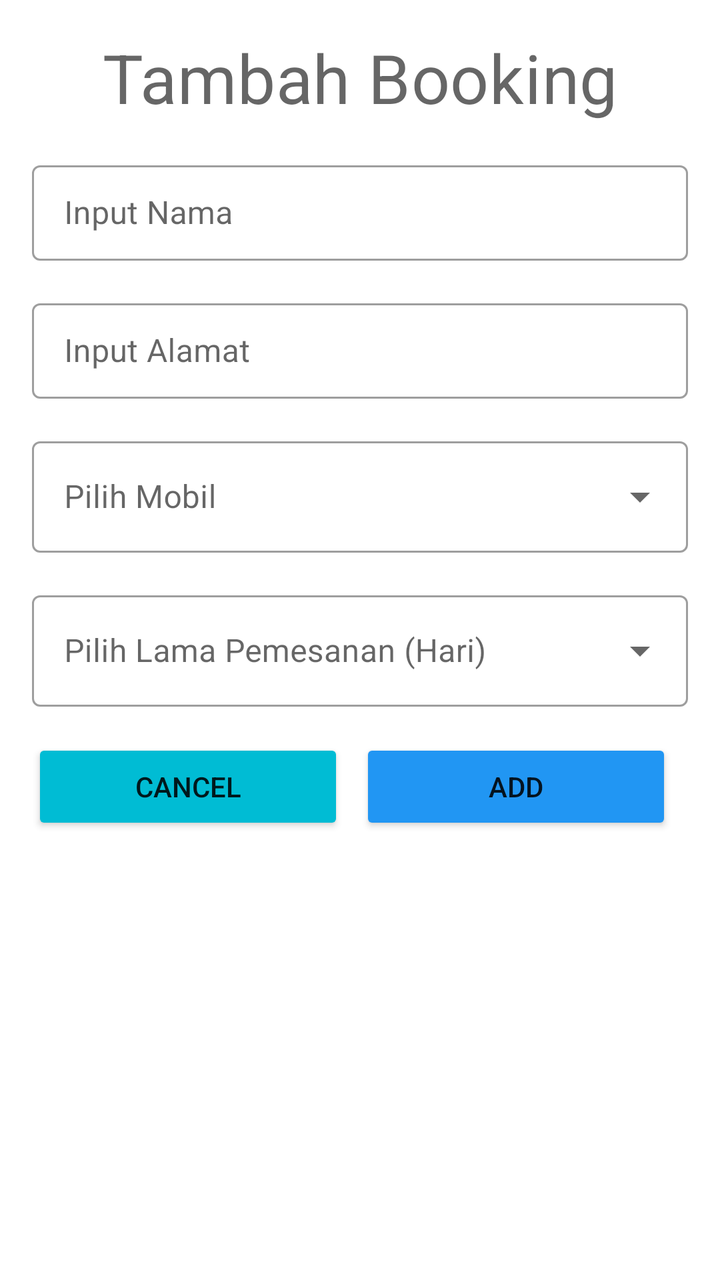
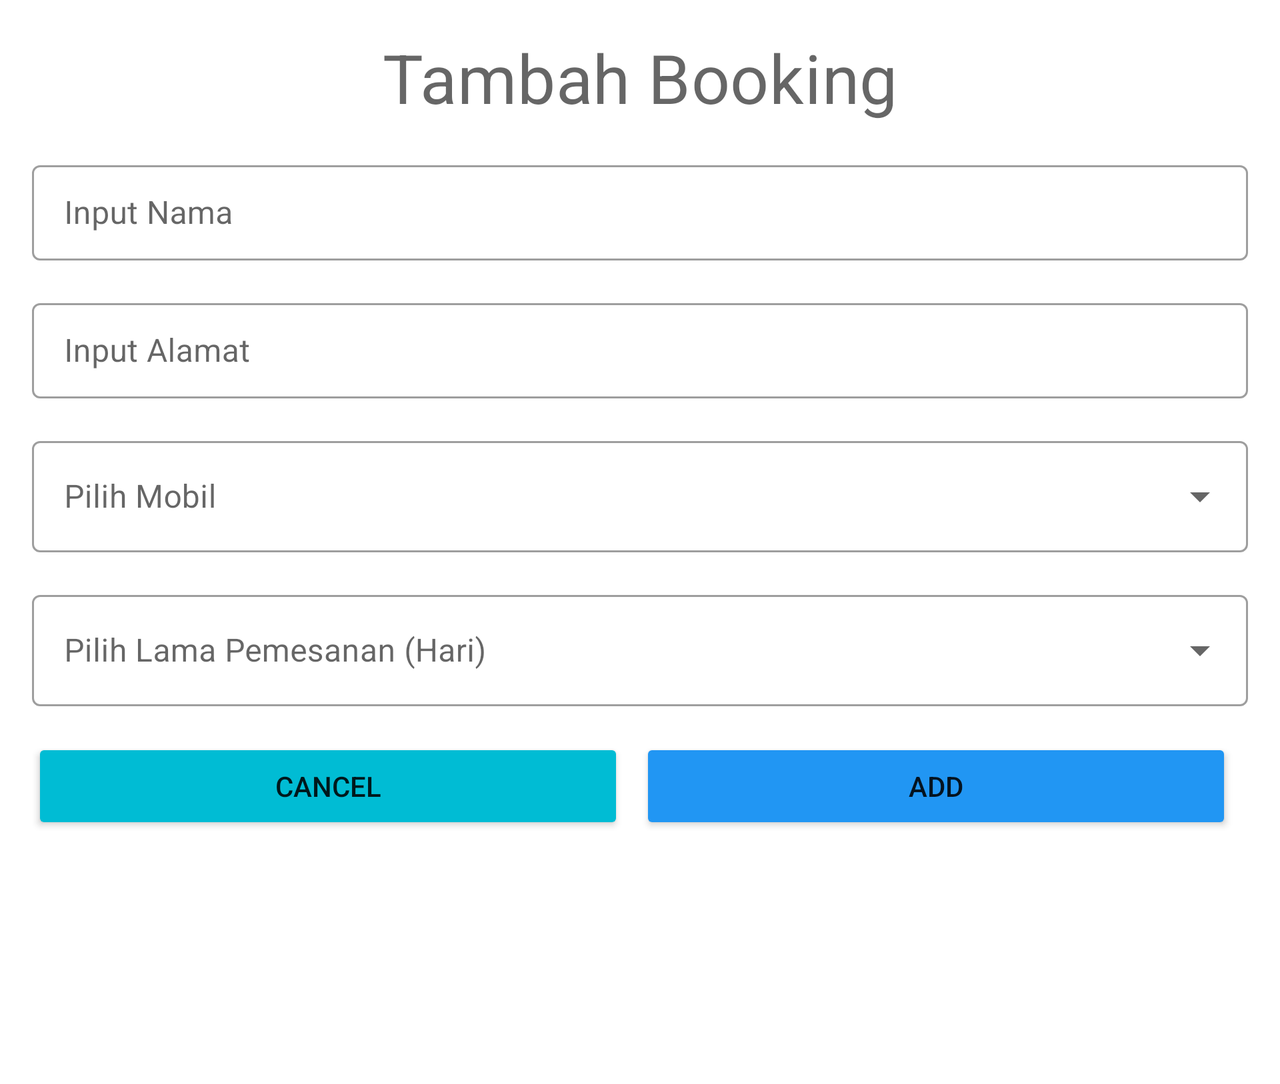

An Android layout and its configuration variant, each rendered on a device that would load it. The default file and the variant file are quoted in full after the pictures.
<!-- AndroidManifest.xml: application theme AppTheme -->
<!-- res/layout/fragment_tambah_pesanan.xml -->
<?xml version="1.0" encoding="utf-8"?>
<LinearLayout xmlns:android="http://schemas.android.com/apk/res/android"
    xmlns:tools="http://schemas.android.com/tools"
    xmlns:app="http://schemas.android.com/apk/res-auto"
    android:orientation="vertical"
    android:background="@android:color/white"
    android:layout_width="match_parent"
    android:layout_height="match_parent"
    tools:context=".Activity.Tambah_pesanan">

    <TextView
        android:layout_width="match_parent"
        android:layout_height="wrap_content"
        android:layout_marginTop="16dp"
        android:layout_marginLeft="16dp"
        android:layout_marginRight="16dp"
        android:textAlignment="center"
        style="@style/TextAppearance.MaterialComponents.Headline4"
        android:text="@string/add_book" />

    <com.google.android.material.textfield.TextInputLayout
        android:id="@+id/input_number_layout"
        android:layout_marginTop="16dp"
        android:layout_marginLeft="16dp"
        android:layout_marginRight="16dp"
        android:layout_width="match_parent"
        android:layout_height="wrap_content"
        style="@style/Widget.MaterialComponents.TextInputLayout.OutlinedBox.Dense">

        <com.google.android.material.textfield.TextInputEditText
            android:id="@+id/addNama"
            android:layout_width="match_parent"
            android:layout_height="match_parent"
            android:autofillHints=""
            android:hint="@string/inp_nama"
            android:inputType="text" />
    </com.google.android.material.textfield.TextInputLayout>

    <com.google.android.material.textfield.TextInputLayout
        android:id="@+id/input_name_layout"
        android:layout_marginTop="16dp"
        android:layout_marginLeft="16dp"
        android:layout_marginRight="16dp"
        android:layout_width="match_parent"
        android:layout_height="wrap_content"
        style="@style/Widget.MaterialComponents.TextInputLayout.OutlinedBox.Dense">

        <com.google.android.material.textfield.TextInputEditText
            android:id="@+id/addAddress"
            android:layout_width="match_parent"
            android:layout_height="match_parent"
            android:autofillHints=""
            android:hint="@string/inp_address"
            android:inputType="text" />
    </com.google.android.material.textfield.TextInputLayout>

    <com.google.android.material.textfield.TextInputLayout
        android:id="@+id/DropDownMobil"
        android:layout_width="match_parent"
        android:layout_height="wrap_content"
        android:layout_marginTop="16dp"
        android:layout_marginLeft="16dp"
        android:layout_marginRight="16dp"
        android:hint="@string/Mobil"
        app:endIconMode="dropdown_menu"
        style="@style/Widget.MaterialComponents.TextInputLayout.OutlinedBox.ExposedDropdownMenu">

        <AutoCompleteTextView
            android:id="@+id/dropDownMobil"
            android:layout_width="match_parent"
            android:layout_height="wrap_content"
            android:inputType="none"
            tools:ignore="LabelFor" />
    </com.google.android.material.textfield.TextInputLayout>

    <com.google.android.material.textfield.TextInputLayout
        android:id="@+id/DropDownHari"
        android:layout_width="match_parent"
        android:layout_height="wrap_content"
        android:layout_marginTop="16dp"
        android:layout_marginLeft="16dp"
        android:layout_marginRight="16dp"
        android:hint="@string/Hari"
        app:endIconMode="dropdown_menu"
        style="@style/Widget.MaterialComponents.TextInputLayout.OutlinedBox.ExposedDropdownMenu">

        <AutoCompleteTextView
            android:id="@+id/dropDownHari"
            android:layout_width="match_parent"
            android:layout_height="wrap_content"
            android:inputType="none"
            tools:ignore="LabelFor" />
    </com.google.android.material.textfield.TextInputLayout>

    <LinearLayout
        android:orientation="horizontal"
        android:layout_marginTop="16dp"
        android:layout_marginLeft="16dp"
        android:layout_marginRight="16dp"
        android:layout_width="match_parent"
        android:layout_height="wrap_content">

        <Button
            android:id="@+id/cancel_addBooking"
            android:text="@string/cancel"
            android:layout_weight="0.8"
            android:layout_marginEnd="8dp"
            android:backgroundTint="#00BCD4"
            android:layout_width="match_parent"
            android:layout_height="wrap_content"/>

        <Button
            android:id="@+id/add_booking"
            android:text="@string/add"
            android:layout_weight="0.8"
            android:layout_marginEnd="8dp"
            android:backgroundTint="#2196F3"
            android:layout_width="match_parent"
            android:layout_height="wrap_content"/>

    </LinearLayout>

</LinearLayout>
<!-- resources referenced by this layout -->
<resources>
  <string name="Hari">Pilih Lama Pemesanan (Hari)</string>
  
      //splash
  <string name="Mobil">Pilih Mobil</string>
  <string name="add">Add</string>
  <string name="add_book">Tambah Booking</string>
  <string name="cancel">Cancel</string>
  <string name="inp_address">Input Alamat</string>
  <string name="inp_nama">Input Nama</string>
  <style name="AppTheme" parent="Theme.MaterialComponents.Light.NoActionBar.Bridge">
          
          <item name="colorPrimary">@color/colorPrimary</item>
          <item name="colorPrimaryDark">@color/colorPrimaryDark</item>
          <item name="colorAccent">@color/colorAccent</item>
      </style>
  <color name="colorPrimary">#6200EE</color>
  <color name="colorPrimaryDark">#3700B3</color>
  <color name="colorAccent">#03DAC5</color>
</resources>
<!-- res/layout-land/fragment_tambah_pesanan.xml (the repository's variant of the layout above) -->
<!-- drawn on the phone turned sideways -->
<?xml version="1.0" encoding="utf-8"?>
<ScrollView xmlns:android="http://schemas.android.com/apk/res/android"
    android:layout_width="fill_parent"
    android:layout_height="fill_parent" >

    <LinearLayout xmlns:android="http://schemas.android.com/apk/res/android"
        xmlns:tools="http://schemas.android.com/tools"
        xmlns:app="http://schemas.android.com/apk/res-auto"
        android:orientation="vertical"
        android:background="@android:color/white"
        android:layout_width="match_parent"
        android:layout_height="match_parent"
        tools:context=".Activity.Tambah_pesanan">

        <TextView
            android:layout_width="match_parent"
            android:layout_height="wrap_content"
            android:layout_marginTop="16dp"
            android:layout_marginLeft="16dp"
            android:layout_marginRight="16dp"
            android:textAlignment="center"
            style="@style/TextAppearance.MaterialComponents.Headline4"
            android:text="@string/add_book" />

        <com.google.android.material.textfield.TextInputLayout
            android:id="@+id/input_number_layout"
            android:layout_marginTop="16dp"
            android:layout_marginLeft="16dp"
            android:layout_marginRight="16dp"
            android:layout_width="match_parent"
            android:layout_height="wrap_content"
            style="@style/Widget.MaterialComponents.TextInputLayout.OutlinedBox.Dense">

            <com.google.android.material.textfield.TextInputEditText
                android:id="@+id/addNama"
                android:layout_width="match_parent"
                android:layout_height="match_parent"
                android:autofillHints=""
                android:hint="@string/inp_nama"
                android:inputType="text" />
        </com.google.android.material.textfield.TextInputLayout>

        <com.google.android.material.textfield.TextInputLayout
            android:id="@+id/input_name_layout"
            android:layout_marginTop="16dp"
            android:layout_marginLeft="16dp"
            android:layout_marginRight="16dp"
            android:layout_width="match_parent"
            android:layout_height="wrap_content"
            style="@style/Widget.MaterialComponents.TextInputLayout.OutlinedBox.Dense">

            <com.google.android.material.textfield.TextInputEditText
                android:id="@+id/addAddress"
                android:layout_width="match_parent"
                android:layout_height="match_parent"
                android:autofillHints=""
                android:hint="@string/inp_address"
                android:inputType="text" />
        </com.google.android.material.textfield.TextInputLayout>

        <com.google.android.material.textfield.TextInputLayout
            android:id="@+id/DropDownMobil"
            android:layout_width="match_parent"
            android:layout_height="wrap_content"
            android:layout_marginTop="16dp"
            android:layout_marginLeft="16dp"
            android:layout_marginRight="16dp"
            android:hint="@string/Mobil"
            app:endIconMode="dropdown_menu"
            style="@style/Widget.MaterialComponents.TextInputLayout.OutlinedBox.ExposedDropdownMenu">

            <AutoCompleteTextView
                android:id="@+id/dropDownMobil"
                android:layout_width="match_parent"
                android:layout_height="wrap_content"
                android:inputType="none"
                tools:ignore="LabelFor" />
        </com.google.android.material.textfield.TextInputLayout>

        <com.google.android.material.textfield.TextInputLayout
            android:id="@+id/DropDownHari"
            android:layout_width="match_parent"
            android:layout_height="wrap_content"
            android:layout_marginTop="16dp"
            android:layout_marginLeft="16dp"
            android:layout_marginRight="16dp"
            android:hint="@string/Hari"
            app:endIconMode="dropdown_menu"
            style="@style/Widget.MaterialComponents.TextInputLayout.OutlinedBox.ExposedDropdownMenu">

            <AutoCompleteTextView
                android:id="@+id/dropDownHari"
                android:layout_width="match_parent"
                android:layout_height="wrap_content"
                android:inputType="none"
                tools:ignore="LabelFor" />
        </com.google.android.material.textfield.TextInputLayout>

        <LinearLayout
            android:orientation="horizontal"
            android:layout_marginTop="16dp"
            android:layout_marginLeft="16dp"
            android:layout_marginRight="16dp"
            android:layout_width="match_parent"
            android:layout_height="wrap_content">

            <Button
                android:id="@+id/cancel_addBooking"
                android:text="@string/cancel"
                android:layout_weight="0.8"
                android:layout_marginEnd="8dp"
                android:backgroundTint="#00BCD4"
                android:layout_width="match_parent"
                android:layout_height="wrap_content"/>

            <Button
                android:id="@+id/add_booking"
                android:text="@string/add"
                android:layout_weight="0.8"
                android:layout_marginEnd="8dp"
                android:backgroundTint="#2196F3"
                android:layout_width="match_parent"
                android:layout_height="wrap_content"/>

        </LinearLayout>

        <RelativeLayout
            android:layout_width="match_parent"
            android:layout_height="wrap_content"
            app:layout_constraintTop_toBottomOf="@id/relLay"
            app:layout_constraintStart_toStartOf="@id/relLay">
            <TextView
                android:layout_width="match_parent"
                android:layout_height="120dp"
                android:layout_alignParentLeft="true"
                android:layout_marginRight="5dp"
                android:layout_marginBottom="5dp"
                android:background="@color/White"/>
        </RelativeLayout>
    </LinearLayout>
</ScrollView>
<!-- resources referenced by the variant -->
<!-- as the phone turned sideways resolves them -->
<resources>
  <color name="White">#FFFFFF</color>
  <string name="Hari">Pilih Lama Pemesanan (Hari)</string>
  
      //splash
  <string name="Mobil">Pilih Mobil</string>
  <string name="add">Add</string>
  <string name="add_book">Tambah Booking</string>
  <string name="cancel">Cancel</string>
  <string name="inp_address">Input Alamat</string>
  <string name="inp_nama">Input Nama</string>
  <style name="AppTheme" parent="Theme.MaterialComponents.Light.NoActionBar.Bridge">
          
          <item name="colorPrimary">@color/colorPrimary</item>
          <item name="colorPrimaryDark">@color/colorPrimaryDark</item>
          <item name="colorAccent">@color/colorAccent</item>
      </style>
  <color name="colorPrimary">#6200EE</color>
  <color name="colorPrimaryDark">#3700B3</color>
  <color name="colorAccent">#03DAC5</color>
</resources>
